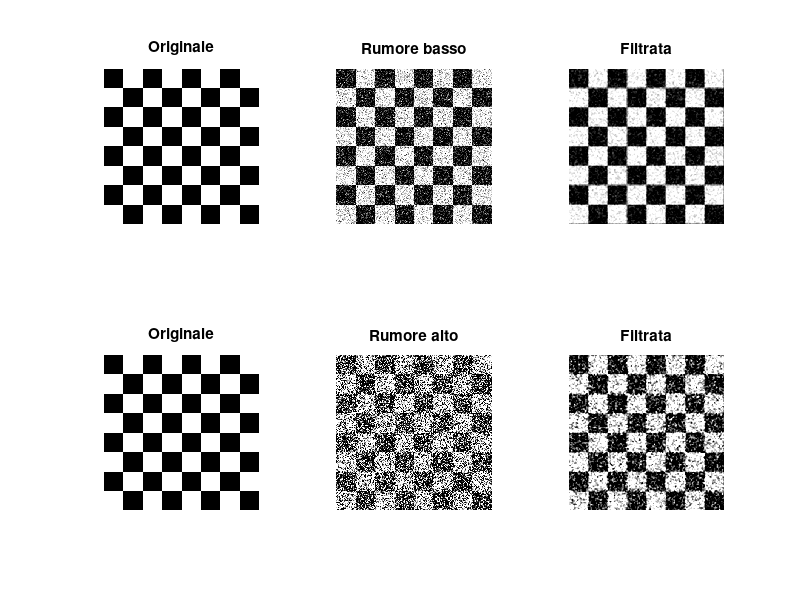

Write the MATLAB code that produced this figure.
%%%%%%%%%%%%%%%%%%%%%%%%%%%%%%%%%%%%%%%%%%%%%%%%%
% Script Esercizio 2.1 b)
%
%Effettuare il filtraggio delle due immagini con rumore 
%(non dell'immagine sorgente!) tramite filtro di media
%(average) con maschera 3x3. Visualizzare:
%
%b1) Immagine sorgente; con rumore basso; filtrata;
%b2) Immagine sorgente; con rumore alto; filtrata.
%
% Nonis Mauro 123350
%1 aprile 2019
%%%%%%%%%%%%%%%%%%%%%%%%%%%%%%%%%%%%%%%%%%%%%%%%%
%
%creazione della scacchiera
s = checkerboard(32);
%rendo binaria l'immagine
board = (s > 0.5);
%aggiunta del rumore alle immagini
rbasso = imnoise(double(board),'gaussian', 0, 0.1); 
ralto = imnoise(double(board),'gaussian', 0, 1);
%Creazione filtro medio 3x3 e appicazione
filter = fspecial('average', [3 3]);
imbasso = imfilter(rbasso, filter);
imalto = imfilter(ralto, filter);
%Visualizzazione
figure,
subplot(2, 3, 1), imshow(board), title('Originale');
subplot(2, 3, 2), imshow(rbasso), title('Rumore basso');
subplot(2, 3, 3), imshow(imbasso), title('Filtrata');
subplot(2, 3, 4), imshow(board), title('Originale');
subplot(2, 3, 5), imshow(ralto), title('Rumore alto');
subplot(2, 3, 6), imshow(imalto), title('Filtrata');

